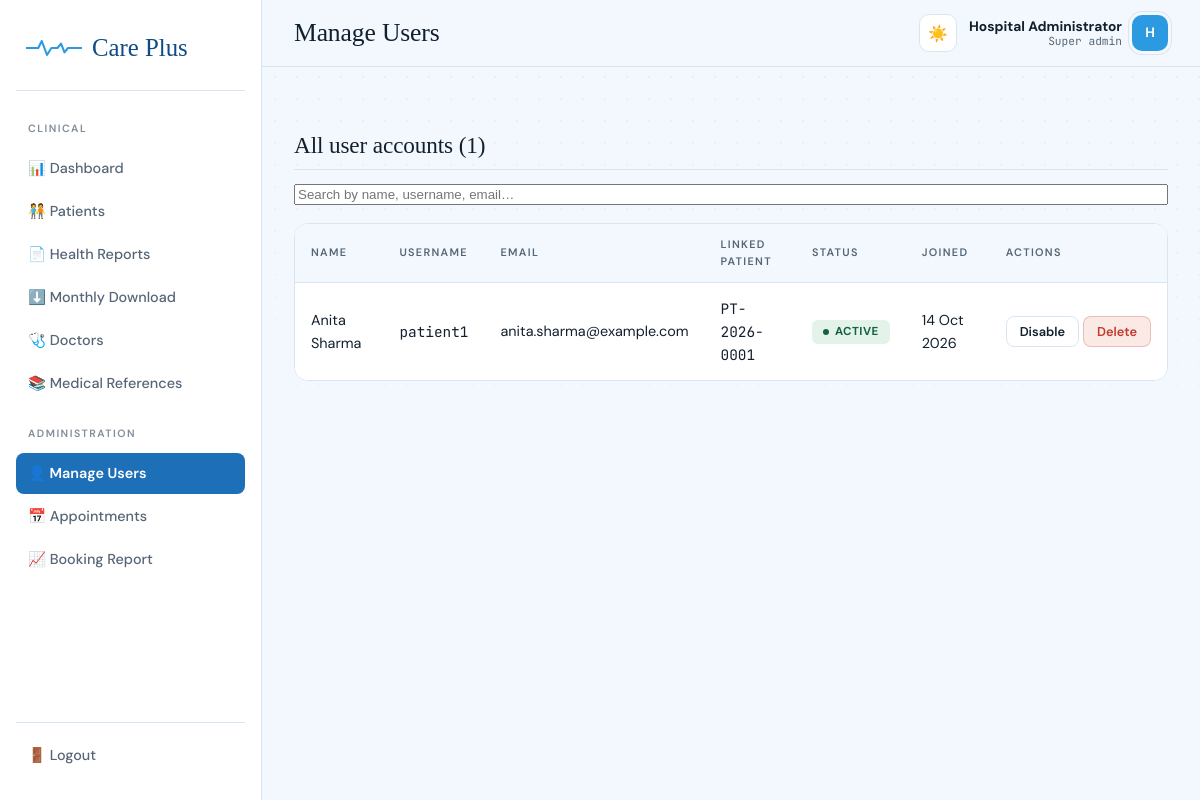
Page /admin/users.php (signed in) on the committed database.
### tables this page shows
CREATE TABLE patients (
    patient_id     INT AUTO_INCREMENT PRIMARY KEY,
    user_id        INT NULL,                        
    patient_code   VARCHAR(20) NOT NULL UNIQUE,      
    full_name      VARCHAR(100) NOT NULL,
    date_of_birth  DATE,
    gender         ENUM('Male','Female','Other') NOT NULL,
    phone          VARCHAR(20),
    email          VARCHAR(120),
    address        VARCHAR(255),
    blood_group    VARCHAR(5),
    registered_by  INT NULL,                         
    created_at     TIMESTAMP DEFAULT CURRENT_TIMESTAMP,
    FOREIGN KEY (user_id) REFERENCES users(user_id) ON DELETE SET NULL,
    FOREIGN KEY (registered_by) REFERENCES admins(admin_id) ON DELETE SET NULL
);

CREATE TABLE users (
    user_id       INT AUTO_INCREMENT PRIMARY KEY,
    full_name     VARCHAR(100) NOT NULL,
    username      VARCHAR(50)  NOT NULL UNIQUE,
    email         VARCHAR(120) NOT NULL UNIQUE,
    phone         VARCHAR(20),
    password_hash VARCHAR(255) NOT NULL,
    status        ENUM('active','disabled') NOT NULL DEFAULT 'active',
    created_at    TIMESTAMP DEFAULT CURRENT_TIMESTAMP
);

### includes/functions.php (called while the page is built, shortened)
<?php
function e($value) {
    return htmlspecialchars($value ?? '', ENT_QUOTES, 'UTF-8');
}

### admin/users.php (the view, shortened to what this page needs)
<?php
require_once __DIR__ . '/../config/config.php';
$users = $pdo->query(
    "SELECT u.*, p.patient_code FROM users u LEFT JOIN patients p ON p.user_id = u.user_id ORDER BY u.created_at DESC"
)->fetchAll();
require __DIR__ . '/../includes/header_admin.php';
?>
<div class="section-title"><h3>All user accounts (<?= count($users) ?>)</h3></div>
<div class="search-bar"><input type="text" placeholder="Search by name, username, email…" data-search-input="#usersTable"></div>
<div class="table-wrap">
<table class="data-table" id="usersTable">
  <thead><tr><th>Name</th><th>Username</th><th>Email</th><th>Linked Patient</th><th>Status</th><th>Joined</th><th>Actions</th></tr></thead>
  <tbody>
  <?php foreach ($users as $u): ?>
    <tr>
      <td><?= e($u['full_name']) ?></td>
      <td class="mono"><?= e($u['username']) ?></td>
      <td><?= e($u['email']) ?></td>
      <td class="mono"><?= e($u['patient_code'] ?? '—') ?></td>
      <td><span class="pill <?= $u['status'] === 'active' ? 'pill-normal' : 'pill-high' ?>"><?= e(ucfirst($u['status'])) ?></span></td>
      <td><?= e(date('d M Y', strtotime($u['created_at']))) ?></td>
      <td style="white-space:nowrap;">
        <form method="post" style="display:inline;">
          <button type="submit" class="btn btn-outline btn-sm"><?= $u['status'] === 'active' ? 'Disable' : 'Enable' ?></button>
        </form>
        <form method="post" style="display:inline;" onsubmit="return confirm('Delete this user account?');">
          <button type="submit" class="btn btn-danger btn-sm">Delete</button>
        </form>
      </td>
    </tr>
  <?php endforeach; ?>
  </tbody>
</table>
</div>
<?php require __DIR__ . '/../includes/footer.php'; ?>

### assets/css/style.css (style rules this page uses)
:root { --ink: #12202E; --ink-soft: #566676; --bg: #F2F8FD; --surface: #FFFFFF; --line: #D9E6F2; --primary: #1D6FB8; --primary-dk: #0F4C85; --primary-lt: #E3F1FC; --accent: #2B9AE0; --accent-dk: #1676B5; --amber: #A9710F; --amber-bg: #FBF1DA; --coral: #BE3A2B; --coral-bg: #FBE9E5; --mint: #1E8A5F; --mint-bg: #E3F3EA; --radius-sm: 8px; --radius-md: 14px; --radius-lg: 22px; --shadow-sm: 0 1px 0 rgba(18,32,46,.04); --shadow-md: 0 6px 20px -8px rgba(18,32,46,.18); --shadow-lg: 0 24px 50px -20px rgba(18,32,46,.30); --font-display: 'Instrument Serif', Georgia, serif; --font-body: 'DM Sans', -apple-system, BlinkMacSystemFont, 'Segoe UI', sans-serif; --font-mono: 'JetBrains Mono', 'SFMono-Regular', monospace; --font-deva: 'Noto Sans Devanagari', 'DM Sans', sans-serif; }
*,*::before,*::after { box-sizing:border-box; }
html { scroll-behavior:smooth; }
body { margin:0; background:var(--bg); color:var(--ink); font-family:var(--font-body); font-size:15px; line-height:1.6; -webkit-font-smoothing:antialiased; transition:background .25s ease, color .25s ease; }
h1,h2,h3,h4 { font-family:var(--font-display); color:var(--ink); margin:0 0 .4em; line-height:1.1; font-weight:400; letter-spacing:-.005em; }
h3 { font-size:1.3rem; }
.mono { font-family:var(--font-mono); }
.btn { position:relative; overflow:hidden; display:inline-flex; align-items:center; justify-content:center; gap:8px; padding:11px 22px; border-radius:var(--radius-sm); border:1px solid transparent; cursor:pointer; font-family:var(--font-body); font-weight:600; font-size:.9rem; transition:transform .12s ease, box-shadow .15s ease, background .15s ease, border-color .15s ease, color .15s ease; }
.btn-outline { background:var(--surface); border-color:var(--line); color:var(--ink); }
.btn-danger { background:var(--coral-bg); color:var(--coral); border-color:rgba(190,58,43,.25); }
.btn-sm { padding:6px 13px; font-size:.8rem; }
.section-title { display:flex; align-items:center; justify-content:space-between; margin:34px 0 14px; padding-bottom:10px; border-bottom:1px solid var(--line); }
.section-title h3 { margin:0; font-size:1.45rem; }
table.data-table { width:100%; border-collapse:collapse; background:var(--surface); }
.data-table thead th { text-align:left; font-size:.68rem; text-transform:uppercase; letter-spacing:.12em; color:var(--ink-soft); font-weight:600; padding:12px 16px; border-bottom:1px solid var(--line); background:var(--bg); }
.data-table tbody td { padding:14px 16px; border-bottom:1px solid var(--line); font-size:.9rem; }
.data-table tbody tr:last-child td { border-bottom:0; }
.data-table tbody tr { transition:background .12s ease; animation:row-in .4s ease backwards; }
.table-wrap { overflow-x:auto; border:1px solid var(--line); border-radius:var(--radius-md); background:var(--surface); }
.table-wrap table { border-radius:0; }
.pill { display:inline-flex; align-items:center; gap:6px; padding:3px 11px; border-radius:6px; font-size:.72rem; font-weight:700; letter-spacing:.04em; text-transform:uppercase; }
.pill::before { content:""; width:6px; height:6px; border-radius:50%; background:currentColor; }
.pill-normal { background:var(--mint-bg); color:#14633F; }
.search-bar { display:flex; gap:10px; margin-bottom:18px; }
.search-bar input { flex:1; }
:root { color-scheme:light; }

### rows in the picture
patients: user.full_name "Anita Sharma", user.username "patient1", user.email "anita.sharma@example.com", patient_code "PT-2026-0001", user.status "ACTIVE", user.created_at "14 Oct 2026"

### other values in the picture
$pageTitle "Manage Users"
$_SESSION['admin_name'] "Hospital Administrator"
str_replace('_', ' ', $_SESSION['admin_role'] ?? 'staff') "Super admin"
substr($_SESSION['admin_name'] ?? 'A', 0, 1) "H"
count($users) "1"
